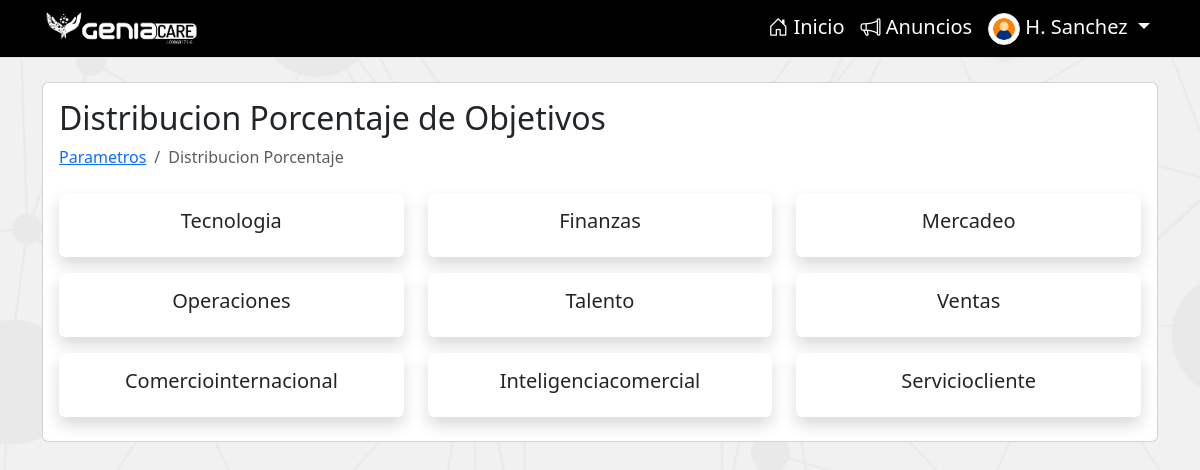
/systemparameters/percentajedistribution/ (signed in), run on the app's committed database.
### performanceGC/models.py (models this page shows, shortened)
class Empleado(models.Model):
    imagen = models.ImageField(upload_to='images/', null=True, blank=True)
    nombre = models.TextField(max_length=200)
    apellido = models.TextField(max_length=200)
    cedula = models.IntegerField(default=0, unique=True)
    ficha = models.IntegerField(default=0, unique=True)
    ceco = models.CharField(max_length=15)
    fechaIngreso = models.DateField('Fecha de Ingreso', null=True, blank=True)
    fechaEgreso = models.DateField(null=True, blank=True)
    fechaNacimiento = models.DateField(null=True, blank=True)
    cargo = models.ForeignKey(Cargo, on_delete=models.CASCADE)
    usuario = models.OneToOneField(
        User, on_delete=models.CASCADE, null=True, blank=True)
    es_evaluado = models.BooleanField(default=True)
    history = HistoricalRecords()
    class Meta:
        ordering = ['ficha']
        verbose_name = 'Empleado'
        verbose_name_plural = 'Empleados'
    def __str__(self):
        return self.nombre + ' ' + self.apellido
    def get_short_name(self):
        return f'{self.nombre[0]}. {self.apellido.split()[0]}'.title()

class Departamento(models.Model):
    nombre = models.CharField(max_length=200, unique=True)
    history = HistoricalRecords()
    class Meta:
        ordering = ['id']
        verbose_name = 'Departamento'
        verbose_name_plural = 'Departamentos'
    def __str__(self):
        return self.nombre

### performanceGC/views.py (the view)
# urls.py: path('systemparameters/percentajedistribution/', views.system_parameter_percentaje_distribution, name='systemparameterpercentajedistribution'),
@login_required(login_url='signin')
def system_parameter_percentaje_distribution(request):
    departamentos = Departamento.objects.all()
    return render(request, 'system_parameter_percentaje_distribution.html', {
        'departamentos': departamentos
    })

### performanceGC/models.py (called while the page is built)
    def __str__(self):
        return self.nombreText

### performanceGC/templatetags/custom_tags.py (called while the page is built)
@register.filter
def get_file_url(file_field):
    try:
        return file_field.url
    except ValueError:
        return None

### performanceGC/templates/system_parameter_percentaje_distribution.html (shortened to what this page needs)
{% extends 'main.html' %}
{% block content %}
<main class="container">
    <div class="card card-body mt-4">
        <section class="row justify-content-center">
            <h2 class="">Distribucion Porcentaje de Objetivos</h2>
            <nav aria-label="breadcrumb">
                <ol class="breadcrumb">
                    <li class="breadcrumb-item"><a href="{% url 'systemparameters' %}">Parametros</a></li>
                    <li class="breadcrumb-item active" aria-current="page">Distribucion Porcentaje</li>
                </ol>
            </nav>
            {% for departamento in departamentos %}
            <div class="col-md-4 my-2">
                <div class="card border-0 shadow h-100">
                    <div class="card-body">
                        <h5 class="text-center">{{departamento.nombre|title}}</h5>
                    </div>
                </div>
            </div>
            {% endfor %}
        </section>
    </div>
</main>
{% endblock %}

### performanceGC/templates/main.html (shortened to what this page needs)
{% load static %}
{% load custom_tags %}
<!DOCTYPE html>
<html lang="en" >
<head>
  <link rel="stylesheet" href="{% static 'css/styles.css' %}">
  <link rel="stylesheet" href="{% static 'vendor/bootstrap/bootstrap.min.css' %}" />
  <link rel="stylesheet" href="{% static 'vendor/bootstrap-icons/bootstrap-icons.min.css' %}" />
  <link rel="stylesheet" href="{% static 'vendor/select2/css/select2.min.css' %}" />
  <link rel="stylesheet" type="text/css" href="{% static 'vendor/datatables/css/dataTables.dataTables.min.css' %}" />
  <link rel="stylesheet" href="https://cdn.jsdelivr.net/npm/select2-bootstrap-5-theme@1.3.0/dist/select2-bootstrap-5-theme.min.css" />
</head>
<body class="bg-image" style="background-color: #f1f1f1; ">
  <nav class="navbar navbar-expand-lg bg-black border-bottom border-bottom-dark py-1 sticky-md-top" >
    <div class="container">
      <a class="navbar-brand  py-0" href="{% url 'index' %}">
        <img src="{% static 'logo.png' %}" alt="GeniaCare" height="40" class="logo">
      </a>
      {% if user.is_authenticated %}
      <div class="collapse navbar-collapse" id="navbarSupportedContent">
        <ul class="navbar-nav ms-auto mb-2 mb-lg-0">
          <li class="nav-item-gc">
            <a class="nav-link text-white fs-5 bi bi-house-door" aria-current="page" href="{% url 'index' %}"> Inicio</a>
          </li>
          <li class="nav-item-gc">
            <a class="nav-link text-white fs-5 bi bi-megaphone" aria-current="page" href="{% url 'announcements' %}"> Anuncios</a>
          </li>
          <li class="nav-item-g c dropdown ">
            <a class="nav-link dropdown-toggle text-white fs-5" href="" role="button" data-bs-toggle="dropdown"
              aria-expanded="false">
              {% with 'default-avatar.png' as default_avatar_name %}
                    {% static default_avatar_name as default_avatar_url %}
              <img src="{{ user.empleado.imagen|get_file_url|default:default_avatar_url }}"
                             alt="Sin imagen"
                             onerror="this.onerror=null;this.src='{{ default_avatar_url }}';"
                             class="rounded-circle img-fluid img-thumbnail shadow"
                             style="width: 32px; height: 32px;" />
              {% endwith %}
              {{user.empleado.get_short_name}}
            </a>
          </li>
        </ul>
      </div>
      {% endif %}
    </div>
  </nav>
  {% block content %}
  {% endblock %}
</body>
</html>

### data on the page
Departamento: nombre "Tecnologia"
Departamento: nombre "Finanzas"
Departamento: nombre "Mercadeo"
Departamento: nombre "Operaciones"
Departamento: nombre "Talento"
Departamento: nombre "Ventas"
Departamento: nombre "Comerciointernacional"
Departamento: nombre "Inteligenciacomercial"
Departamento: nombre "Serviciocliente"

### other printed values
{{ user.empleado.get_short_name }} "H. Sanchez"
